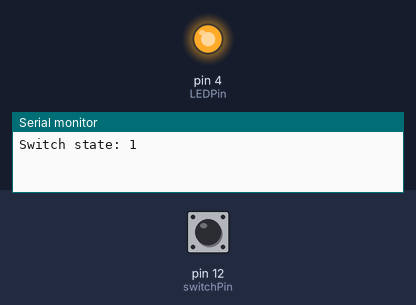
Simulated run of this sketch. Board: Arduino Uno, built with avr-gcc and run on an emulated ATmega328P. Shown: output pins drawn as LEDs (lit = HIGH), the last lines printed to the serial monitor. The inputs (shaded band) are chosen by the test bench; at power-on: pin 12 (switchPin) HIGH.

Above: at 1.2 s.
1.3 s: pin 12 (switchPin) pulled LOW for 0.15 s
At 1.37 s:
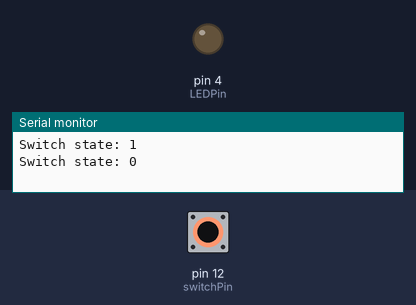
2.9 s: pin 12 (switchPin) pulled LOW for 3.2 s
At 6.9 s:
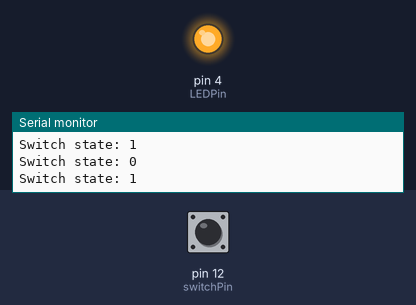
Timing chart, 0 to 8.4 s (numbered marks = the images above; inputs shaded):
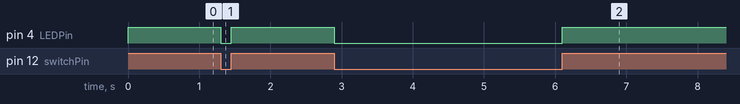

The sketch:

Ballswitch.ino
```cpp
int switchPin = 12;
int LEDPin   = 4;
int lastState = -1;

void setup() {
  pinMode(switchPin, INPUT);
  pinMode(LEDPin, OUTPUT);

  Serial.begin(9600);
}

void loop() {
  int state = digitalRead(switchPin);
  digitalWrite(LEDPin, state);

  if (state != lastState) {
    Serial.print("Switch state: ");
    Serial.println(state);
    lastState = state;
  }

}
```

Measured:
- after the input at 1.3 s, pin 4 (LEDPin): HIGH → LOW at once, → HIGH 0.15 s later
- after the input at 2.9 s, pin 4 (LEDPin): HIGH → LOW at once, → HIGH 3.2 s later
